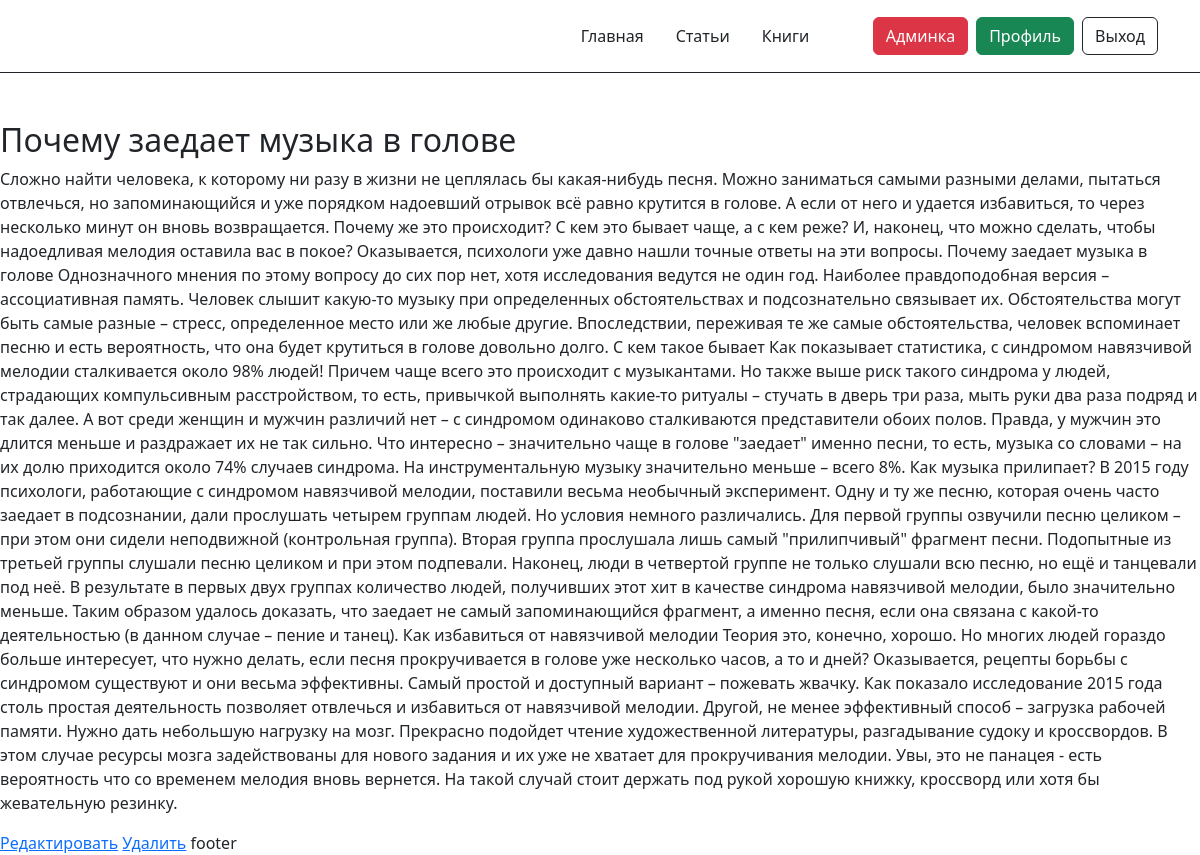
Screenshot of /articles/1 (signed in) with the database file from the repository.
### classviewshome/models.py (models this page shows, shortened)
class Article(models.Model):
    title = models.CharField(max_length=100, verbose_name="Заголовок")
    text = models.TextField(verbose_name="Текст")

### classviewshome/views.py (the view)
# urls.py: path('articles/<int:pk>', ArticleDetailView.as_view(), name='article_detail'),
class ArticleDetailView(DetailView):
    model = Article
    def get_context_data(self, **kwargs):
        context = super().get_context_data(**kwargs)
        context['article_books'] = Book.objects.filter(article=self.object)
        return context

### classviewshome/templates/classviewshome/article_detail.html
{% extends 'base.html' %}
{% block content %}
<h2>{{ article.title }}</h2>
<p>{{ article.text}}</p>
<a href="{% url 'update_article' article.pk %}">Редактировать</a>
<a href="{% url 'delete_article' article.pk %}">Удалить</a>
{% endblock content %}

### rows the page displays
Article: title "Почему заедает музыка в голове", text "Сложно найти человека, к которому ни разу в жизни не цеплялась бы какая-нибудь песня. Можно заниматься самыми разными делами, пытаться отвлечься, но запоминающийся и уже порядком надоевший отрывок всё равно крутится в голове. А если от него и удается избавиться, то через несколько минут он вновь возвращается. Почему же это происходит? С кем это бывает чаще, а с кем реже? И, наконец, что можно сделать, чтобы надоедливая мелодия оставила вас в покое? Оказывается, психологи уже давно нашли точные ответы на эти вопросы. Почему заедает музыка в голове Однозначного мнения по этому вопросу до сих пор нет, хотя исследования ведутся не один год. Наиболее правдоподобная версия – ассоциативная память.…"
